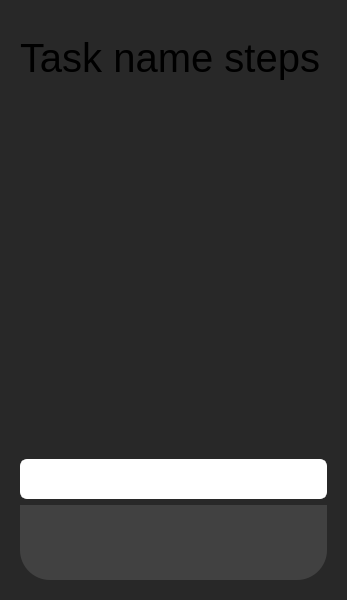
                 <widget class="QStackedWidget" name="steps_stackedWidget">
                  <property name="minimumSize">
                   <size>
                    <width>0</width>
                    <height>600</height>
                   </size>
                  </property>
                  <property name="styleSheet">
                   <string notr="true">background-color: rgb(40,40, 40);
border-radius: 40px;
</string>
                  </property>
                  <widget class="QWidget" name="steps_stackedWidgetPage1" native="true">
                   <layout class="QVBoxLayout" name="verticalLayout_2">
                    <property name="spacing">
                     <number>6</number>
                    </property>
                    <property name="leftMargin">
                     <number>20</number>
                    </property>
                    <property name="topMargin">
                     <number>20</number>
                    </property>
                    <property name="rightMargin">
                     <number>20</number>
                    </property>
                    <property name="bottomMargin">
                     <number>20</number>
                    </property>
                    <item>
                     <layout class="QHBoxLayout" name="horizontalLayout_3">
                      <item>
                       <widget class="QLabel" name="steps_label">
                        <property name="minimumSize">
                         <size>
                          <width>0</width>
                          <height>75</height>
                         </size>
                        </property>
                        <property name="maximumSize">
                         <size>
                          <width>16777215</width>
                          <height>75</height>
                         </size>
                        </property>
                        <property name="font">
                         <font>
                          <pointsize>30</pointsize>
                          <bold>false</bold>
                          <kerning>true</kerning>
                         </font>
                        </property>
                        <property name="text">
                         <string>Task name steps</string>
                        </property>
                        <property name="wordWrap">
                         <bool>true</bool>
                        </property>
                        <property name="margin">
                         <number>20</number>
                        </property>
                       </widget>
                      </item>
                      <item>
                       <widget class="QWidget" name="widget" native="true"/>
                      </item>
                     </layout>
                    </item>
                    <item>
                     <layout class="QVBoxLayout" name="verticalLayout_3"/>
                    </item>
                    <item>
                     <spacer name="verticalSpacer">
                      <property name="orientation">
                       <enum>Qt::Orientation::Vertical</enum>
                      </property>
                      <property name="sizeHint" stdset="0">
                       <size>
                        <width>20</width>
                        <height>40</height>
                       </size>
                      </property>
                     </spacer>
                    </item>
                    <item>
                     <widget class="QProgressBar" name="task_step_progress">
                      <property name="sizePolicy">
                       <sizepolicy hsizetype="Expanding" vsizetype="Preferred">
                        <horstretch>0</horstretch>
                        <verstretch>0</verstretch>
                       </sizepolicy>
                      </property>
                      <property name="minimumSize">
                       <size>
                        <width>0</width>
                        <height>40</height>
                       </size>
                      </property>
                      <property name="maximumSize">
                       <size>
                        <width>16777215</width>
                        <height>50</height>
                       </size>
                      </property>
                      <property name="styleSheet">
                       <string notr="true">
QProgressBar {
    border: 2px solid white;
    border-radius: 7px;
    background-color: white;
    padding: 0;
}

QProgressBar::chunk {
    background-color: rgb(17, 255, 57);
    border-radius: 7px;
}
</string>
                      </property>
                      <property name="value">
                       <number>0</number>
                      </property>
                      <property name="textVisible">
                       <bool>false</bool>
                      </property>
                     </widget>
                    </item>
                    <item>
                     <widget class="QPushButton" name="add_task_step_button">
                      <property name="sizePolicy">
                       <sizepolicy hsizetype="Preferred" vsizetype="Preferred">
                        <horstretch>0</horstretch>
                        <verstretch>0</verstretch>
                       </sizepolicy>
                      </property>
                      <property name="minimumSize">
                       <size>
                        <width>0</width>
                        <height>75</height>
                       </size>
                      </property>
                      <property name="maximumSize">
                       <size>
                        <width>16777215</width>
                        <height>100</height>
                       </size>
                      </property>
                      <property name="styleSheet">
                       <string notr="true">background-color: rgb(65, 65, 65);
border-bottom-left-radius: 30px;
border-bottom-right-radius: 30px;
border-top-left-radius: 0px;
border-top-right-radius: 0px;
</string>
                      </property>
                      <property name="text">
                       <string/>
                      </property>
                      <property name="icon">
                       <iconset>
                        <normaloff>icons_white/plus.svg</normaloff>icons_white/plus.svg</iconset>
                      </property>
                      <property name="iconSize">
                       <size>
                        <width>40</width>
                        <height>40</height>
                       </size>
                      </property>
                     </widget>
                    </item>
                   </layout>
                  </widget>
                 </widget>
